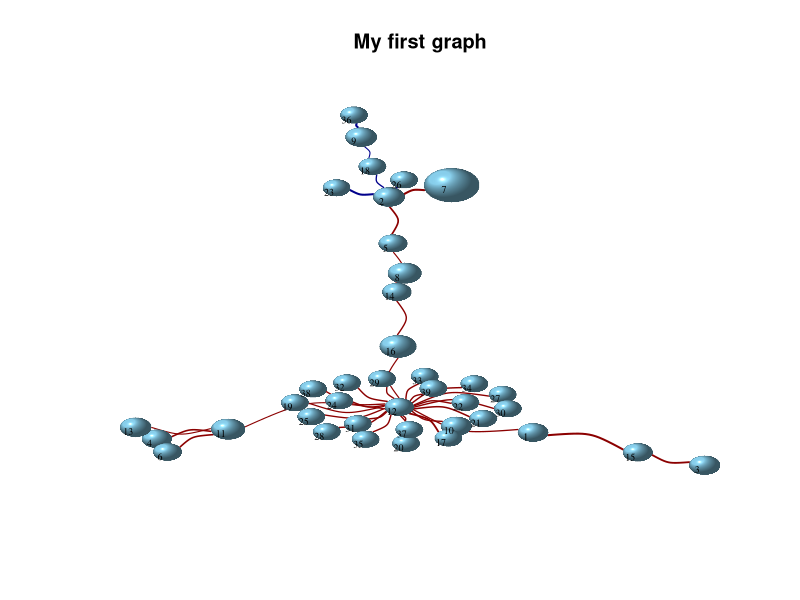
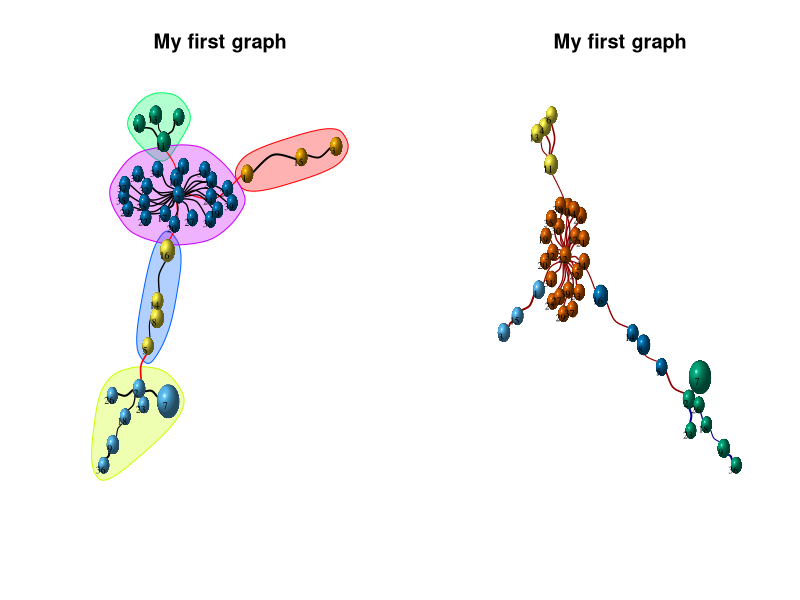

Here is the R script that generated these plots, in order:
#Formatting the correlation matrix in 4 column tables
#The following custom function is used:
# ++++++++++++++++++++++++++++
# flattenCorrMatrix
# ++++++++++++++++++++++++++++
# cormat : matrix of the correlation coefficients
# pmat : matrix of the correlation p-values
flattenCorrMatrix <- function(cormat, pmat) {
  ut <- upper.tri(cormat)
  data.frame(
    row = rownames(cormat)[row(cormat)[ut]],
    column = rownames(cormat)[col(cormat)[ut]],
    cor  =(cormat)[ut],
    p = pmat[ut]
    )
}
data<-read.table('1.txt',header=T )
tma <- t(data[,-1])
colnames(tma)<-data[,1]
library(Hmisc)
gene_cor<-rcorr(tma,type="spearman")
mat <- flattenCorrMatrix(gene_cor$r,gene_cor$P)
write.csv(mat,'1.csv')
# Viz
#library(PerformanceAnalytics)
#chart.Correlation(mydata, histogram=TRUE, pch=19)


## Network plot from expression data in R using igraph ##

library(igraph)

# Create a graph adjacency based on correlation distances between genes in  pairwise fashion.
g <- graph.adjacency(
  as.matrix(as.dist(cor(t(data[,-1]), method="pearson"))),
  mode="undirected",
  weighted=TRUE,
  diag=FALSE
)
#g <- graph.adjacency(
#  as.matrix(dist(estrogenMainEffects, method="euclidean")),
#  mode="undirected",
#  weighted=TRUE,
#  diag=FALSE
#)

# Simplfy the adjacency object
g <- simplify(g, remove.multiple=TRUE, remove.loops=TRUE)

# Colour negative correlation edges as blue
E(g)[which(E(g)$weight<0)]$color <- "darkblue"

# Colour positive correlation edges as red
E(g)[which(E(g)$weight>0)]$color <- "darkred"

# Convert edge weights to absolute values
E(g)$weight <- abs(E(g)$weight)

# Change arrow size
# For directed graphs only
#E(g)$arrow.size <- 1.0

# Remove edges below absolute Pearson correlation 0.8
g <- delete_edges(g, E(g)[which(E(g)$weight<0.5)])

# Assign names to the graph vertices (optional)
V(g)$name <- V(g)$name

# Change shape of graph vertices
V(g)$shape <- "sphere"

# Change colour of graph vertices
V(g)$color <- "skyblue"

# Change colour of vertex frames
V(g)$vertex.frame.color <- "white"

# Scale the size of the vertices to be proportional to the level of expression of each gene represented by each vertex
# Multiply scaled vales by a factor of 10
scale01 <- function(x){(x-min(x))/(max(x)-min(x))}
vSizes <- (scale01(apply(data[,-1], 1, mean)) + 1.0) * 10

# Amplify or decrease the width of the edges
edgeweights <- E(g)$weight * 2.0

# Convert the graph adjacency object into a minimum spanning tree based on Prim's algorithm
mst <- mst(g, algorithm="prim")

# Plot the tree object
plot(
  mst,
  layout=layout.fruchterman.reingold,
  edge.curved=TRUE,
  vertex.size=vSizes,
  vertex.label.dist=-0.5,
  vertex.label.color="black",
  asp=FALSE,
  vertex.label.cex=0.6,
  edge.width=edgeweights,
  edge.arrow.mode=0,
  main="My first graph"
)


## step3

mst.communities <- edge.betweenness.community(mst, weights=NULL, directed=FALSE)
mst.clustering <- make_clusters(mst, membership=mst.communities$membership)
V(mst)$color <- mst.communities$membership + 1

par(mfrow=c(1,2))
plot(
  mst.clustering, mst,
  layout=layout.fruchterman.reingold,
  edge.curved=TRUE,
  vertex.size=vSizes,
  vertex.label.dist=-0.5,
  vertex.label.color="black",
  asp=FALSE,
  vertex.label.cex=0.6,
  edge.width=edgeweights,
  edge.arrow.mode=0,
  main="My first graph"
)

plot(
  mst,
  layout=layout.fruchterman.reingold,
  edge.curved=TRUE,
  vertex.size=vSizes,
  vertex.label.dist=-0.5,
  vertex.label.color="black",
  asp=FALSE,
  vertex.label.cex=0.6,
  edge.width=edgeweights,
  edge.arrow.mode=0,
  main="My first graph"
)

## network art

### https://www.data-to-viz.com/graph/edge_bundling.html
